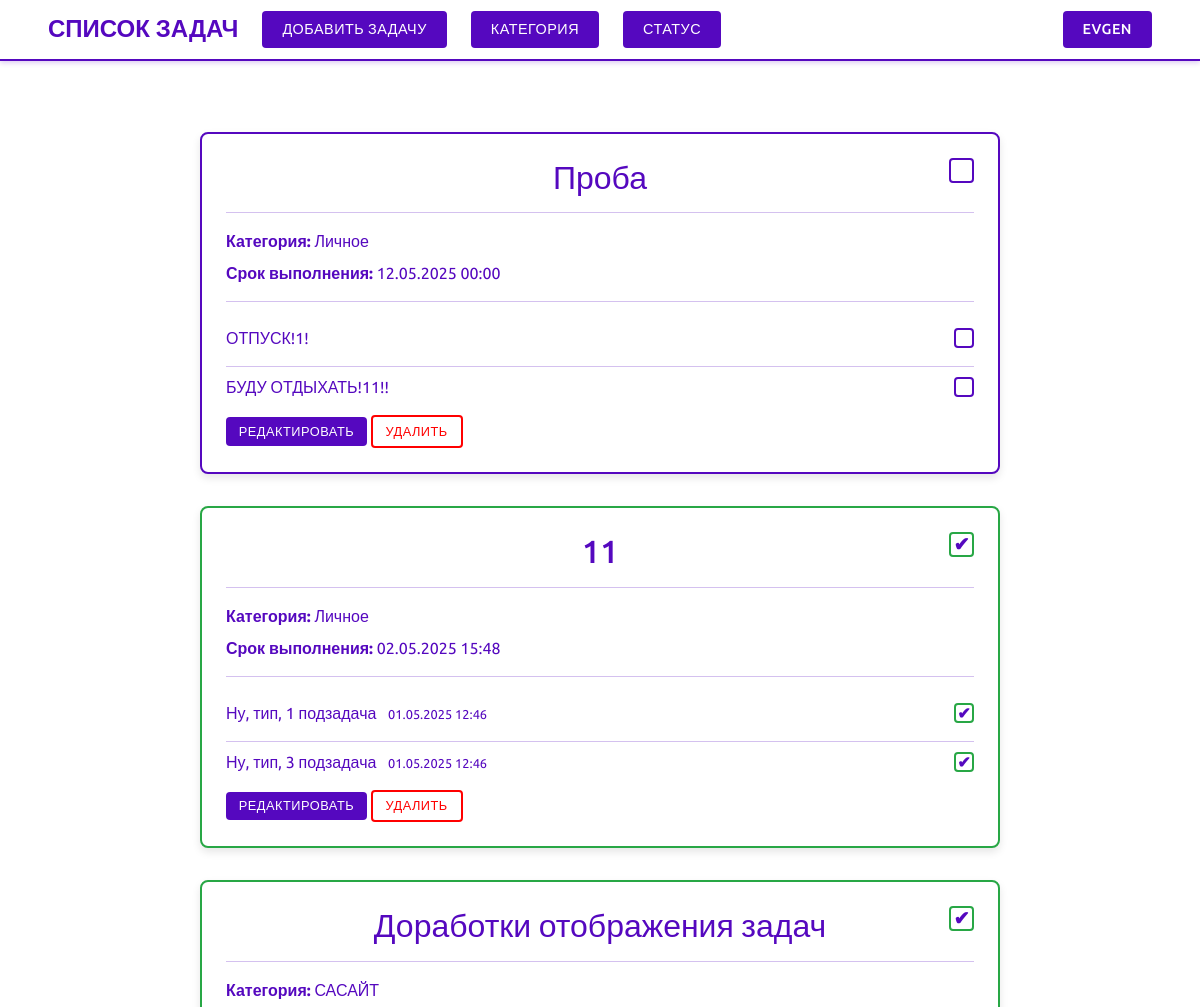
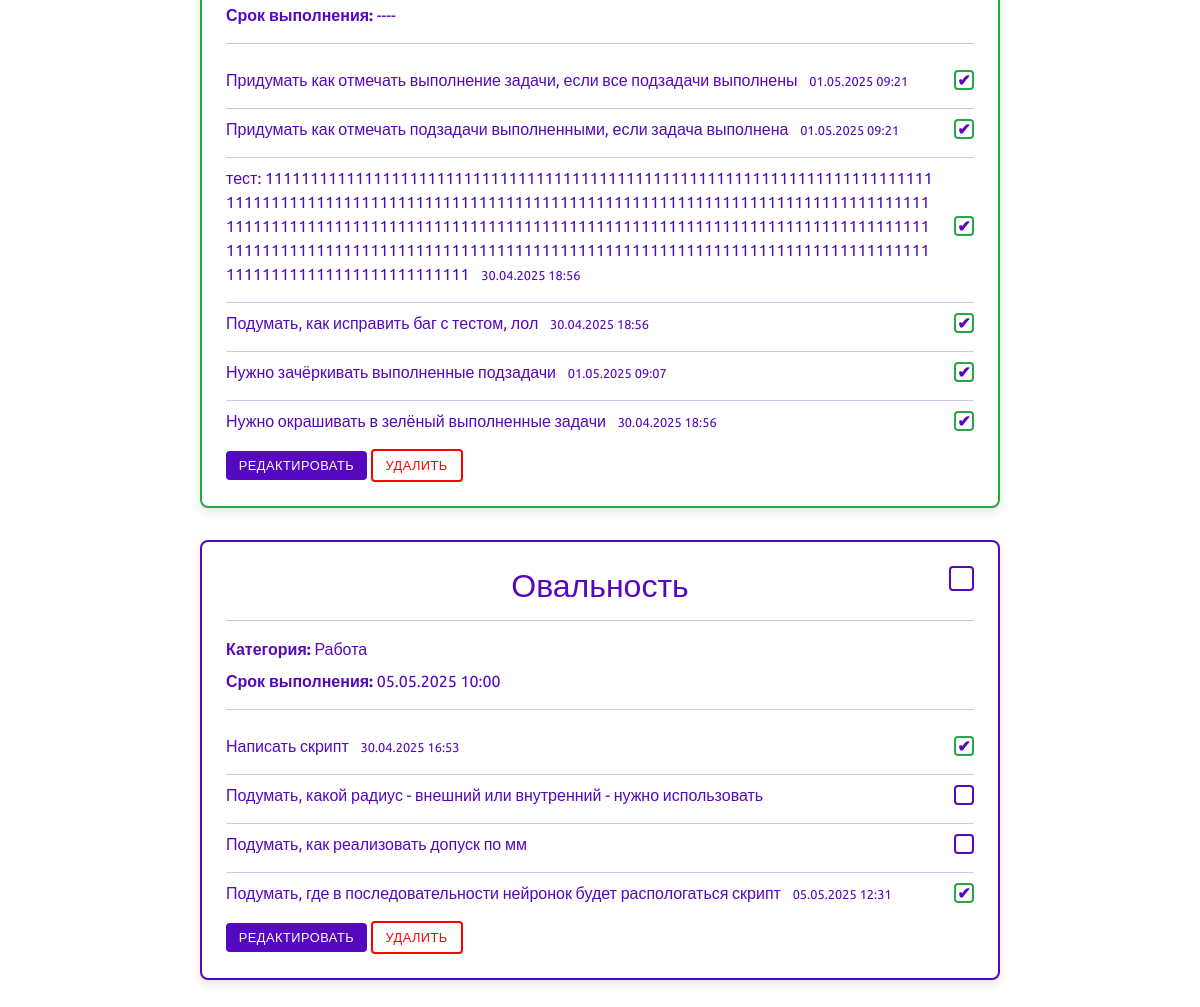
Page / (signed in) on the earlier database version (2 pictures, top to bottom).
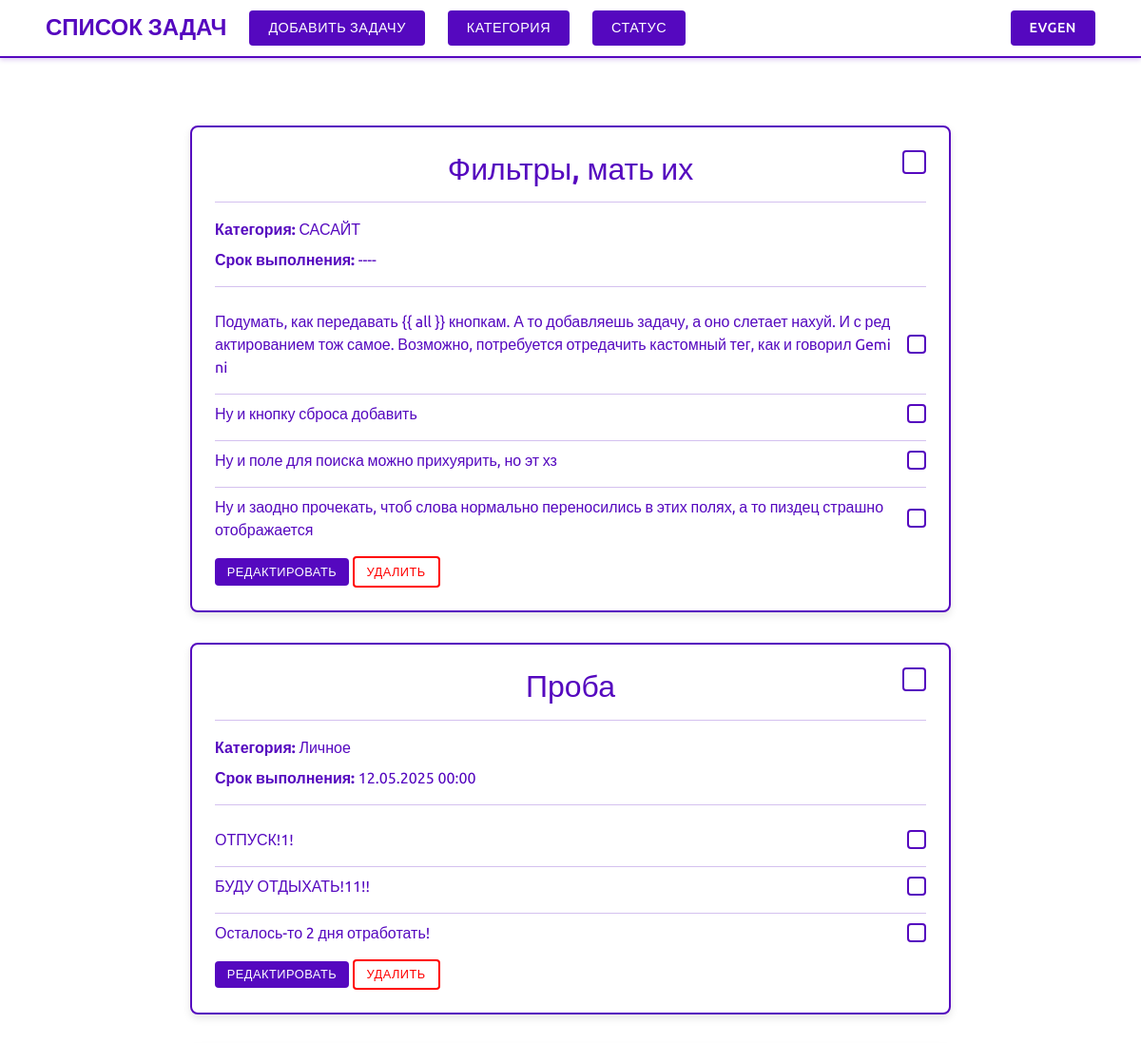
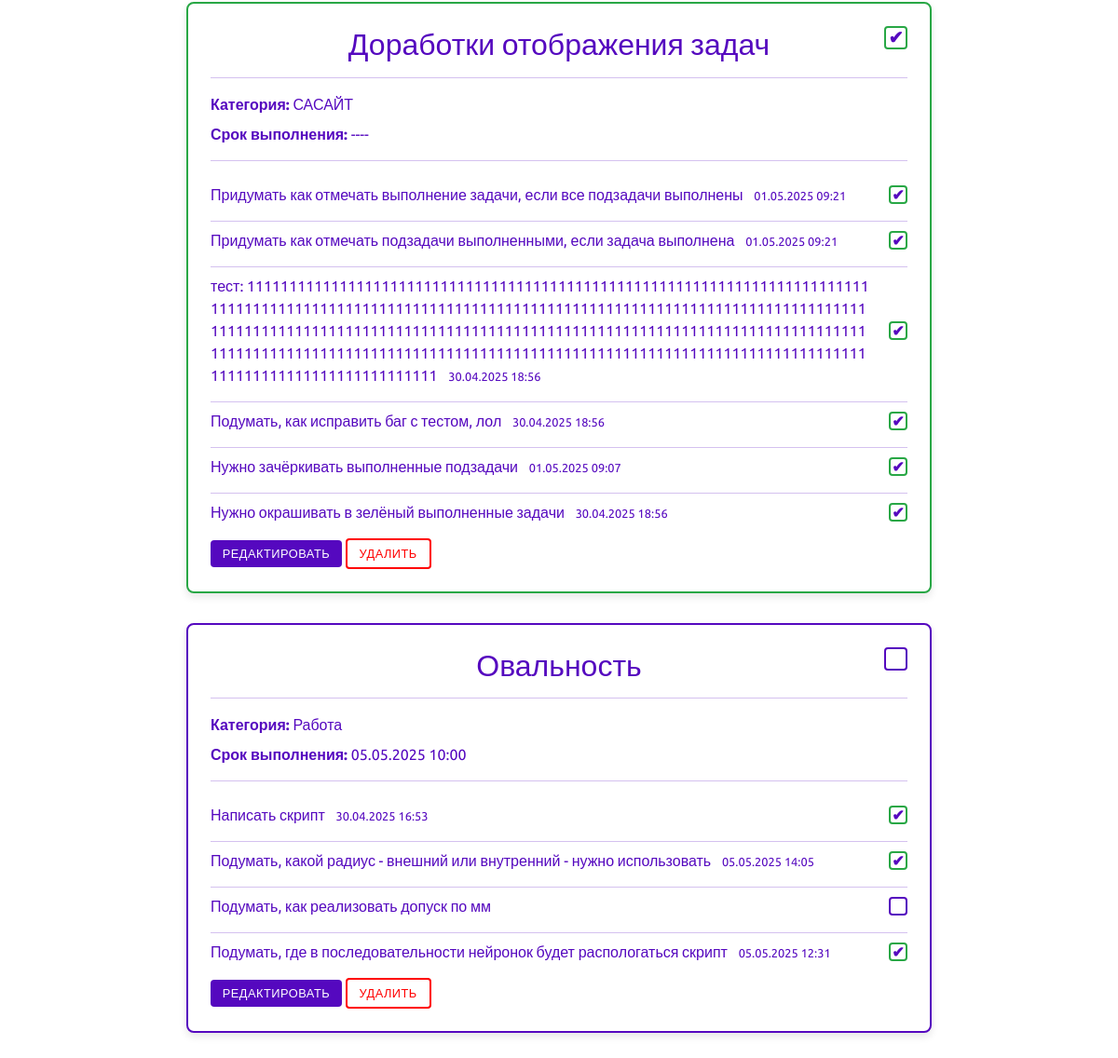
Same page on the later database version (2 pictures, top to bottom).
### task/models.py (models this page shows, shortened)
class Task(models.Model):
    class Status(models.TextChoices):
        NOT_ACTIVE = 'not_active', 'Не активна'
        ACTIVE = 'active', 'Активна'
        COMPLETED = 'completed', 'Выполнена'
    title = models.CharField(max_length=100, verbose_name='Название задачи')
    user = models.ForeignKey(User, on_delete=models.CASCADE, verbose_name='Пользователь', related_name='tasks')
    category = models.ForeignKey(Category, on_delete=models.PROTECT, verbose_name='Категория', related_name='tasks')
    status = models.CharField(max_length=10, choices=Status.choices, default=Status.NOT_ACTIVE,
                              verbose_name='Статус задачи')
    create_date = models.DateTimeField(auto_now_add=True, db_index=True, verbose_name='Дата создания')
    due_date = models.DateTimeField(blank=True, null=True, verbose_name='Срок выполнения')
    class Meta:
        ordering = ('-create_date',)
        verbose_name = 'Задача'
        verbose_name_plural = 'Задачи'
        constraints = [
            models.CheckConstraint(
                check=models.Q(due_date__gt=models.F('create_date')),
                name='check_due_date_after_create_date'
            )
        ]

class Category(models.Model):
    name = models.CharField(max_length=50, unique=True, verbose_name='Название')
    slug = models.SlugField(max_length=50, unique=True, db_index=True, allow_unicode=True)
    class Meta:
        ordering = ('name',)
        verbose_name = 'Категория'
        verbose_name_plural = 'Категории'

class SubTask(models.Model):
    task = models.ForeignKey(Task, on_delete=models.CASCADE, related_name='subtasks', verbose_name='Задача')
    description = models.TextField(blank=True, verbose_name='Подзадача')
    is_completed = models.BooleanField(default=False, verbose_name='Выполнена')
    create_date = models.DateTimeField(auto_now_add=True, verbose_name='Дата создания')
    completed_date = models.DateTimeField(null=True, blank=True, verbose_name='Дата выполнения')
    class Meta:
        ordering = ('create_date',)
        verbose_name = 'Позадача'
        verbose_name_plural = 'Подзадачи'
        default_related_name = 'subtasks'

### task/views.py (the view)
# urls.py: path('', views.home, name='home'),
def home(request):
    if request.user.is_authenticated:
        tasks = Task.objects.filter(user=request.user).prefetch_related('subtasks')
        category = request.GET.get('category')
        if category and category != '':
            tasks = tasks.filter(category__slug=category)
        status = request.GET.get('status')
        if status and status != '':
            tasks = tasks.filter(status=status)
        initial = {}
        if category:
            initial['category'] = category
        if status:
            initial['status'] = status
        filter_form = TaskFilterForm(initial=initial)
    else:
        tasks = None
        filter_form = None
    context = {
        'tasks': tasks,
        'filter_form': filter_form,
    }
    return render(request, 'task/home.html', context)

### task/context_processor.py (called while the page is built)
def task_context_processor(request):
    context = {
        'categories': Category.objects.all(),
        'statuses': Task.Status.choices,
        'category': '',
        'status': '',
        'all': ''
    }
    query_params = []
    if 'category' in request.GET:
        category = request.GET['category']
        if category:
            context['category'] = f'category={category}'
            query_params.append(context['category'])
    if 'status' in request.GET:
        status = request.GET['status']
        if status:
            context['status'] = f'status={status}'
            query_params.append(context['status'])
    if query_params:
        context['all'] = f"?{'&'.join(query_params)}"
    return context

### task/templatetags/filter_tags.py (called while the page is built)
@register.simple_tag(takes_context=True)
def url_replace_param(context, **kwargs):
    request = context['request']
    dict_ = request.GET.copy()
    for key, value in kwargs.items():
        if value is not None:
            dict_[key] = value
        else:
            if key in dict_:
                del dict_[key]
    url = reverse('task:home')
    encoded_params = urlencode({k: v for k, v in dict_.items() if v}, doseq=True)
    if encoded_params:
        return f'{url}?{encoded_params}'
    return url

### task/templates/task/home.html (shortened to what this page needs)
{% extends 'base.html' %}
{% load django_bootstrap5 %}
{% load static %}
{% block content %}
    <div class="container mt-4">
        {% if user.is_authenticated %}
            {% for task in tasks %}
                <div class="task-card task-status-{{ task.status|lower }}">
                    <div class="task-header">
                        <h2 class="task-title">{{ task.title }}</h2>
                        <div class="task-status-indicator status-{{ task.status|lower }}"
                             data-task-id="{{ task.id }}"
                             data-url="{% url 'task:api_change_task_status' task.id %}"
                             title="Изменить статус">
                            {% if task.status == 'completed' %}
                                <span class="checkmark">&#10004;</span>
                            {% endif %}
                        </div>
                    </div>
                    <hr class="purple-line">
                    <p class="task-category"><strong>Категория:</strong> {{ task.category.name }}</p>
                    <p class="task-due-date"><strong>Срок
                        выполнения:</strong> {{ task.due_date|date:"d.m.Y H:i"|default:"----" }}</p>
                    <hr class="purple-line">
                    <div class="subtask-list">
                        {% for subtask in task.subtasks.all %}
                            <div class="subtask-item">
                                <div class="subtask-description">
                                    {{ subtask.description }}
                                    {% if subtask.is_completed %}
                                        <span class="small text-muted">{{ subtask.completed_date|date:"d.m.Y H:i" }}</span>
                                    {% endif %}
                                </div>
                                <div class="subtask-status-indicator subtask-status-{{ subtask.is_completed|yesno:'completed,not_completed' }}"
                                     data-subtask-id="{{ subtask.id }}"
                                     data-url="{% url 'task:api_change_subtask_status' subtask.id %}"
                                     title="Изменить статус">
                                    {% if subtask.is_completed %}
                                        <span class="checkmark">&#10004;</span>
                                    {% endif %}
                                </div>
                            </div>
                            {% if not forloop.last %}
                                <hr class="purple-line subtask-line">
                            {% endif %}
                        {% endfor %}
                    </div>
                    <div class="task-actions mt-3">
                        <a href="{% url 'task:task_edit' task.id %}{{ all }}" class="btn btn-add-task btn-sm">Редактировать</a>
                        <button type="button" class="btn btn-cancel btn-sm" data-bs-toggle="modal"
                                data-bs-target="#deleteTaskModal" data-task-id="{{ task.id }}"
                                data-task-title="{{ task.title }}">
                            Удалить
                        </button>
                    </div>
                </div>
            {% empty %}
                <p class="text-center">Задач пока нет.</p>
            {% endfor %}
        {% else %}
            <p class="text-center">Авторизуйтесь, чтобы увидеть задачи.</p>
        {% endif %}
    </div>
{% endblock %}

### task/templates/base.html (shortened to what this page needs)
{% load django_bootstrap5 %}
{% bootstrap_css %}
{% load static %}
{% load filter_tags %}
<!DOCTYPE html>
<html lang="ru">
<head>
    <link rel="stylesheet" href="{% static 'css/style.css' %}">
</head>
<body>
<header>
    <div class="container">
        <div class="header-left">
            <a href="{% url 'task:home' %}" class="logo">Список задач</a>
            {% if user.is_authenticated %}
                <a href="{% url 'task:task_create' %}{{ all }}" class="btn btn-add-task">Добавить задачу</a>
                <div class="dropdown filter-dropdown">
                    <button class="btn btn-dropdown">
                        {% with current_category_slug=request.GET.category %}
                            {% if current_category_slug %}
                                {% for cat in categories %}
                                    {% if cat.slug == current_category_slug %}{{ cat.name }}{% endif %}
                                {% endfor %}
                            {% else %}
                                Категория
                            {% endif %}
                        {% endwith %}
                    </button>
                </div>
                <div class="dropdown filter-dropdown">
                    <button class="btn btn-dropdown">
                        {% with current_status_key=request.GET.status %}
                            {% if current_status_key %}
                                {% for status_key, status_name in statuses %}
                                    {% if status_key == current_status_key %}{{ status_name }}{% endif %}
                                {% endfor %}
                            {% else %}
                                Статус
                            {% endif %}
                        {% endwith %}
                    </button>
                </div>
            {% endif %}
        </div>
        <div class="header-right">
            {% if user.is_authenticated %}
                <div class="dropdown">
                    <button class="btn btn-dropdown">{{ user.username }}</button>
                </div>
            {% else %}
                <a href="{% url 'account:login' %}" class="btn btn-login">Войти</a>
                <a href="{% url 'account:register' %}" class="btn btn-register">Регистрация</a>
            {% endif %}
        </div>
    </div>
</header>
{% block content %}
{% endblock %}
</body>
</html>

### task/static/css/style.css (style rules this page uses)
body { background-color: #ffffff; color: #5508bf; font-family: 'Ubuntu', Arial, sans-serif; font-weight: 400; text-align: center; padding-top: 100px; }
* { color: #5508bf; }
a { color: #5508bf; text-decoration: none; }
header { border-bottom: 2px solid #5508bf; background-color: #ffffff; padding: 0.66rem 0; box-shadow: 0 2px 5px rgba(85, 8, 191, 0.2); position: fixed; width: 100%; top: 0; left: 0; z-index: 1000; }
header .container { display: flex; justify-content: space-between; align-items: center; padding: 0 3rem; max-width: none; margin: 0 auto; width: 100%; }
.header-left { display: flex; align-items: center; gap: 1.5rem; }
.header-right { display: flex; align-items: center; gap: 1rem; }
.logo { font-family: 'Ubuntu', Arial, sans-serif; font-size: 1.5rem; font-weight: 700; text-transform: uppercase; color: #5508bf; transition: color 0.3s ease; }
.btn { display: inline-block; padding: 0.5rem 1.25rem; font-family: 'Ubuntu', sans-serif; font-weight: 500; font-size: 0.9rem; border-radius: 4px; text-transform: uppercase; letter-spacing: 0.5px; transition: all 0.3s ease; cursor: pointer; text-decoration: none; text-align: center; border: 2px solid transparent; }
.dropdown { position: relative; display: inline-block; }
.btn-dropdown { background-color: #5508bf; color: white; padding: 0.5rem 1.25rem; border: none; cursor: pointer; border-radius: 4px; font-family: 'Ubuntu', sans-serif; font-weight: 500; font-size: 0.9rem; text-transform: uppercase; transition: all 0.3s ease; position: relative; z-index: 2; }
.btn-cancel { background-color: white; color: #ff0000; border: 2px solid #ff0000; text-transform: uppercase; }
.text-muted { color: #5508bf !important; font-size: 0.8rem; }
.small { font-size: 0.8rem; }
.task-card { border: 2px solid; border-radius: 8px; padding: 1.5rem; margin-bottom: 2rem; background-color: white; position: relative; box-shadow: 0 4px 8px rgba(0, 0, 0, 0.1); max-width: 800px; margin: 2rem auto; text-align: left; }
.task-status-active { border-color: #5508bf; background-color: white; }
.task-status-completed { border-color: #28a745; background-color: white; }
.task-header { display: flex; justify-content: space-between; align-items: center; margin-bottom: 1rem; text-align: center; }
.task-title { text-align: center; flex-grow: 1; margin: 0; color: #5508bf; }
.task-status-indicator { width: 25px; height: 25px; border: 2px solid; border-radius: 4px; position: absolute; top: 1.5rem; right: 1.5rem; display: flex; justify-content: center; align-items: center; font-size: 1.2rem; font-weight: bold; background-color: white; }
.status-active { border-color: #5508bf; }
.status-completed { border-color: #28a745; color: #28a745; }
.purple-line { border: 0; height: 1px; background: #5508bf; margin: 1rem 0; }
.task-category, .task-due-date { margin-bottom: 0.5rem; color: #5508bf; text-align: left; }
.subtask-list { margin-top: 1.5rem; }
.subtask-item { display: flex; justify-content: space-between; align-items: center; margin-bottom: 1rem; }
.subtask-description { flex-grow: 1; margin-right: 1rem; color: #5508bf; text-align: left; word-wrap: break-word; overflow-wrap: break-word; word-break: break-all; }
.subtask-status-indicator { width: 20px; height: 20px; border: 2px solid; border-radius: 4px; display: flex; justify-content: center; align-items: center; font-size: 1rem; font-weight: bold; background-color: white; flex-shrink: 0; }
.subtask-status-not_completed { border-color: #5508bf; }
.subtask-status-completed { border-color: #28a745; color: #28a745; }
.subtask-item .small { font-size: 0.8rem; color: #6c757d; margin-left: 0.5rem; }
.purple-line.subtask-line { margin: 0.5rem 0; }
.task-status-indicator, .subtask-status-indicator { cursor: pointer; transition: transform 0.2s ease, background-color 0.3s ease; }
.btn-add-task { background-color: #5508bf; color: white; border: none; display: inline-block; padding: 0.5rem 1.25rem; font-family: 'Ubuntu', sans-serif; font-weight: 500; font-size: 0.9rem; border-radius: 4px; text-transform: uppercase; letter-spacing: 0.5px; transition: all 0.3s ease; cursor: pointer; text-decoration: none; text-align: center; }
.btn-sm { padding: 0.3rem 0.8rem; !important; font-size: 0.8rem; !important; }
.filter-dropdown { position: relative; display: inline-block; }

Differences in the rows shown:
removed Task: title "11", category.name "Личное", due_date "02.05.2025 15:48", status "completed" (drawn)
removed SubTask: description "Ну, тип, 1 подзадача", completed_date "01.05.2025 12:46", shown under "11"
removed SubTask: description "Ну, тип, 3 подзадача", completed_date "01.05.2025 12:46", shown under "11"
added Task: title "Фильтры, мать их", category.name "САСАЙТ", due_date "----"
added SubTask: description "Подумать, как передавать {{ all }} кнопкам. А то добавляешь задачу, а оно слетает нахуй. И с редактированием тож самое. Возможно, потребуется отредачить кастомный тег, как и говорил Gemini", is_completed False (drawn), shown under "Фильтры, мать их"
added SubTask: description "Ну и кнопку сброса добавить", is_completed False (drawn), shown under "Фильтры, мать их"
added SubTask: description "Ну и поле для поиска можно прихуярить, но эт хз", is_completed False (drawn), shown under "Фильтры, мать их"
added SubTask: description "Ну и заодно прочекать, чтоб слова нормально переносились в этих полях, а то пиздец страшно отображается", is_completed False (drawn), shown under "Фильтры, мать их"
added SubTask: description "Осталось-то 2 дня отработать!", is_completed False (drawn), shown under Task "Проба"
changed SubTask "Подумать, какой радиус - внешний или внутренний - нужно использовать": is_completed False → True (drawn); completed_date (not shown) → "05.05.2025 14:05"
